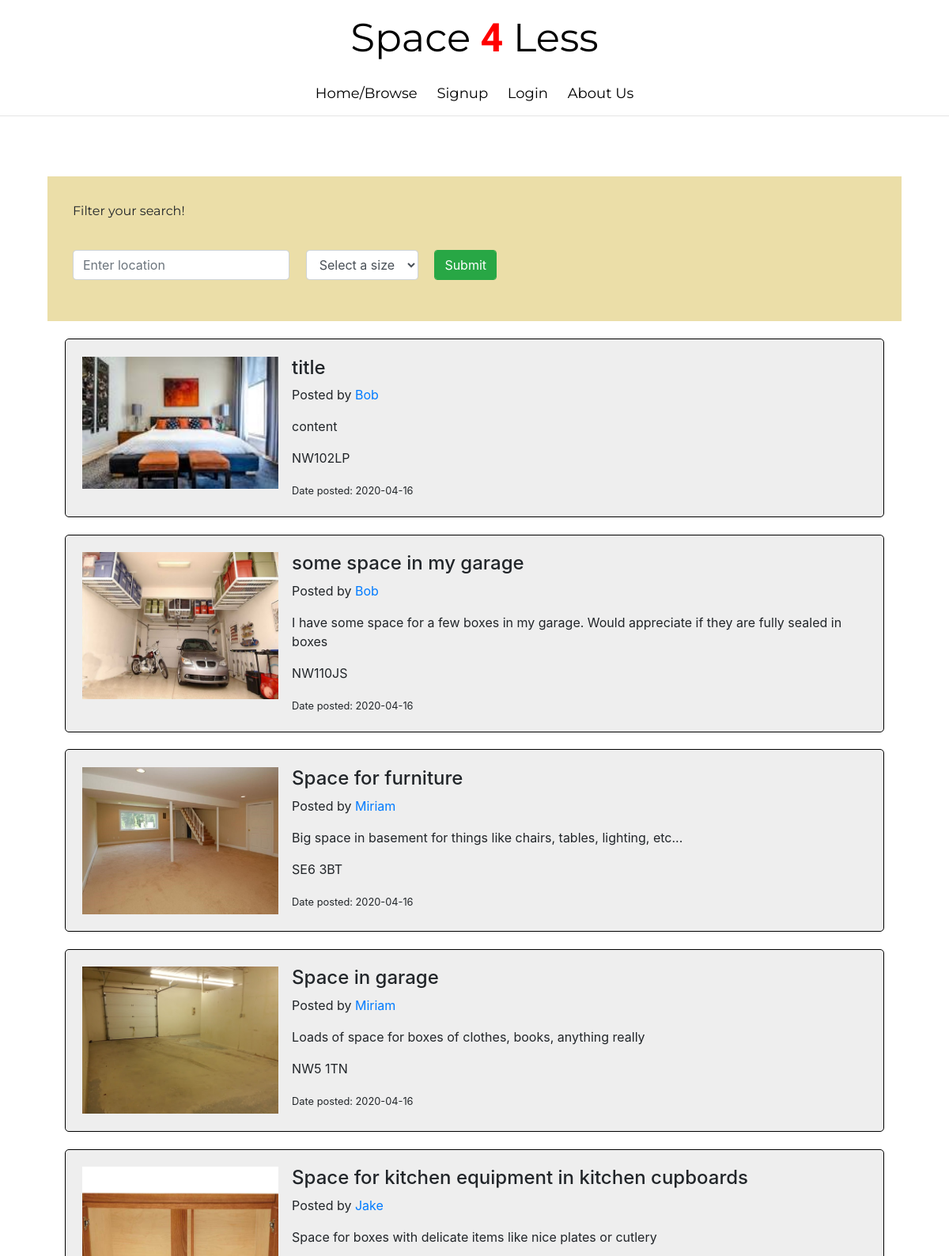
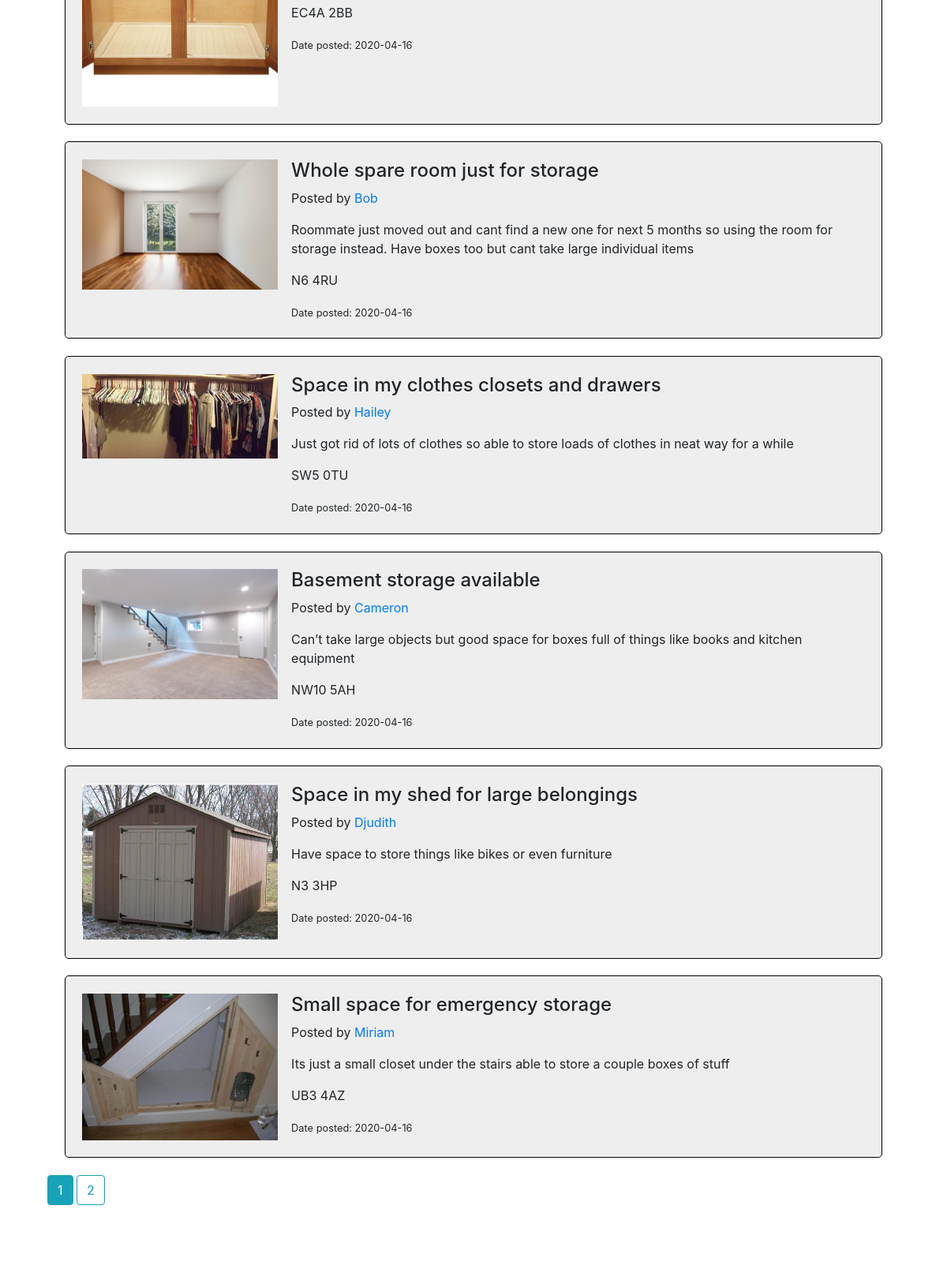
The page /home (upper part) on the database its author committed (2 pictures, top to bottom).
### app/models.py (models this page shows, shortened)
class Post(db.Model):
    __tablename__ = 'post'
    post_id = db.Column(db.Integer, primary_key=True)
    title = db.Column(db.String(30), nullable=False)
    date_posted = db.Column(db.DateTime, nullable=False, default=datetime.utcnow)
    image = db.Column(db.String(30), nullable=False)  # , default='default.png')
    location = db.Column(db.String(50), nullable=False)
    space_size = db.Column(db.String(15), nullable=False)
    content = db.Column(db.String(30), nullable=False)
    user_id = db.Column(db.Integer, ForeignKey('user.user_id'), nullable=False)
    bookings = db.relationship('Book')
    comments = db.relationship('Comment')

class User(db.Model, UserMixin):
    __tablename__ = 'user'
    user_id = db.Column(db.Integer, primary_key=True)
    username = db.Column(db.String(250), nullable=False)
    first_name = db.Column(db.String(250), nullable=False)
    last_name = db.Column(db.String(250), nullable=False)
    email = db.Column(db.String(250), nullable=False)
    password = db.Column(db.String(200))
    image_file = db.Column(db.String(20), nullable=False, default='default-profile.png')
    roles = db.Column(db.String(20))
    posts = db.relationship('Post', backref='author', lazy=True)
    bookings = db.relationship('Book')
    comments = db.relationship('Comment')
    reviews = db.relationship('Review')

### app/main/routes.py (the view)
@bp_main.route('/')
@bp_main.route('/home')
def home_page():
    page = request.args.get('page', 1, type=int)
    posts = Post.query.order_by(Post.date_posted.desc()).paginate(page=page, per_page=10)
    return render_template('home.html', title='Home Page', posts=posts)

### app/templates/home.html (shortened to what this page needs)
{% extends 'layout.html' %}
{% block content %}
    <div class="filter-all">
        <p class="filter" style="font-family: Montserrat, sans-serif;  ">Filter your search!</p>
        <form class="form-inline ml-auto" action="search" method="post">
            <div class="filter">
                <input class="form-control" type="search" name="location" placeholder="Enter location">
            </div>
            <div class="filter">
                <select class="form-control" name="size" id="size">
                    <option value="" selected>Select a size</option>
                </select>
            </div>
            <br>
            <div class="filter">
                <input class="btn btn-success form-control" type="submit" placeholder="submit">
            </div>
        </form>
    </div>
    {% for post in posts.items %}
        <div class="post">
            <div class="media content-section">
                <img class="mr-3 article-image post_image"
                     src="{{ url_for('static', filename='post_pictures/' + post.image, width=5000, height =5000) }}">
                <div class="media-body">
                    {% if current_user.is_authenticated %}
                        <h4 class="media-heading"><a
                                href="{{ url_for('posts.single_post', post_id=post.post_id) }}">{{ post.title }}</a>
                        </h4>
                    {% else %}
                        <h4 class="media-heading"> {{ post.title }}</h4>
                    {% endif %}
                    <p>Posted by <a
                            href="{{ url_for('main.view_profile', userid=post.author.user_id) }}">{{ post.author.username }}</a>
                    </p>
                    <p>{{ post.content }}</p>
                    <p> {{ post.location }}</p>
                    <small> Date posted: {{ post.date_posted.strftime('%Y-%m-%d') }}</small>
                </div>
            </div>
        </div>
    {% endfor %}
    {% for page_num in posts.iter_pages() %}
        {% if page_num %}
            {% if posts.page == page_num %}
                <a class="btn btn-info mb-4" href="{{ url_for('main.home_page', page=page_num) }}">{{ page_num }}</a>
            {% else %}
                <a class="btn btn-outline-info mb-4"
                   href="{{ url_for('main.home_page', page=page_num) }}">{{ page_num }}</a>
            {% endif %}
        {% else %}
            ...
        {% endif %}
    {% endfor %}
{% endblock content %}

### app/static/design.css (style rules this page uses)
.filter { padding: 1%; }
.filter-all { background: #EBDEA8 !important; padding: 2%; }
.filter-all > form { background: #EBDEA8 !important; padding-top: 0 !important; }
.post { border: 1px solid black; border-radius: 5px; background-color: #eeeeee; padding: 2%; margin: 2% }
.post_image { width:25% }
form { padding-top: 2%; padding-bottom: 2%; background-color: white; }
* { box-sizing: border-box; }

### rows shown on the page
Post: image (picture), title "title", author.username "Bob", content "content", location "NW102LP", date_posted "2020-04-16"
Post: image (picture), title "some space in my garage", author.username "Bob", content "I have some space for a few boxes in my garage. Would appreciate if they are fully sealed in boxes", location "NW110JS", date_posted "2020-04-16"
Post: image (picture), title "Space for furniture", author.username "Miriam", content "Big space in basement for things like chairs, tables, lighting, etc...", location "SE6 3BT", date_posted "2020-04-16"
Post: image (picture), title "Space in garage", author.username "Miriam", content "Loads of space for boxes of clothes, books, anything really", location "NW5 1TN", date_posted "2020-04-16"
Post: image (picture), title "Space for kitchen equipment in kitchen cupboards", author.username "Jake", content "Space for boxes with delicate items like nice plates or cutlery", location "EC4A 2BB", date_posted "2020-04-16"
Post: image (picture), title "Whole spare room just for storage", author.username "Bob", content "Roommate just moved out and cant find a new one for next 5 months so using the room for storage instead. Have boxes too but cant take large individual items", location "N6 4RU", date_posted "2020-04-16"
Post: image (picture), title "Space in my clothes closets and drawers", author.username "Hailey", content "Just got rid of lots of clothes so able to store loads of clothes in neat way for a while", location "SW5 0TU", date_posted "2020-04-16"
Post: image (picture), title "Basement storage available", author.username "Cameron", content "Can’t take large objects but good space for boxes full of things like books and kitchen equipment", location "NW10 5AH", date_posted "2020-04-16"
Post: image (picture), title "Space in my shed for large belongings", author.username "Djudith", content "Have space to store things like bikes or even furniture", location "N3 3HP", date_posted "2020-04-16"
Post: image (picture), title "Small space for emergency storage", author.username "Miriam", content "Its just a small closet under the stairs able to store a couple boxes of stuff", location "UB3 4AZ", date_posted "2020-04-16"

### other values the page prints
{{ page_num }} "1"
{{ page_num }} "2"
